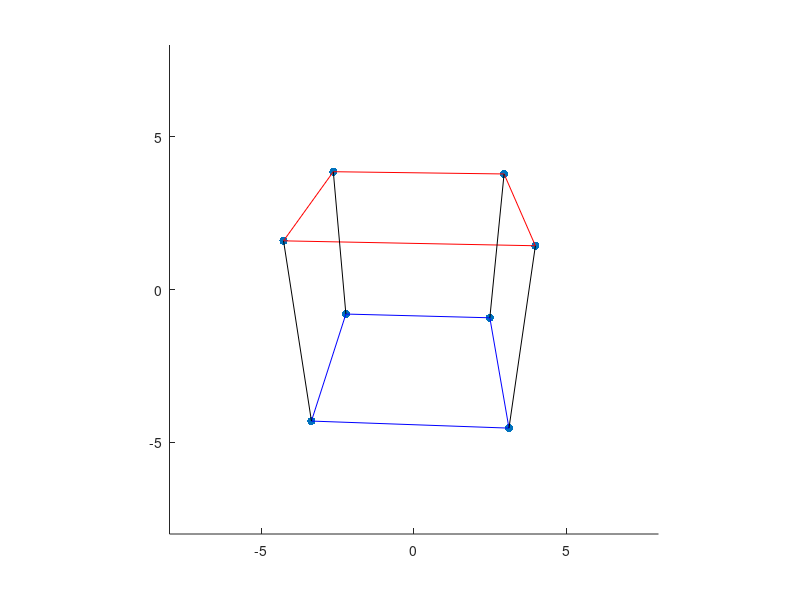

MATLAB code for this plot:
% The columns of C contain 8 vertices of a cube.
C = transpose([
    3   3   3   1
    3  -3   3   1
   -3  -3   3   1
   -3   3   3   1
    3   3  -3   1
    3  -3  -3   1
   -3  -3  -3   1
   -3   3  -3   1   
]);

A = [
    0 -1 0
    1 0 0
    0 0 0
    ];






% Don't edit below.  The loop applies exp(tA) to the cube for t ranging
% from 0 to 1 in increments of 0.01.  It plots the result for each t using
% perspective projection from a "nice" angle.  The last frame of the
% animation is exp(A) applied to the cube.
dt = 0.01;
for t=0:dt:1
    % Take matrix exponential and then make 4 x 4 matrix (for homogeneous
    % coordinates).
    B = expm(t*A);
    B = [B zeros(3,1) ; zeros(1,3) 1];
    % Apply transformation exp(tA) to cube.
    C1 = B*C;
    
    % Rotate to nice perspective
    C1 = [1 0 0 0 ; 0 cos(-pi/3) -sin(-pi/3) 0;0 sin(-pi/3) cos(-pi/3) 0 ; 0 0 0 1]*[cos(pi/6) -sin(pi/6) 0 0;sin(pi/6) cos(pi/6) 0 0 ; 0 0 1 0; 0 0 0 1]*C1;
    % Perspective projection from d = 15
    D = [1 0 0 0;0 1 0 0;0 0 0 0;0 0 -1/15 1]*C1;
    % Post-process
    h = D(4,:).^(-1); % Extract row of fourth coordinates and take their reciprocals.
    H = diag(h); % Make diagonal matrix whose diagonal entries are the elements of h.
    E = D*H; % Multiplies each column of D by the appropriate scalar so that the fourth coordinate becomes 1.

    % Plot all vertices
    scatter(E(1,:), E(2,:),'filled')
    hold on
    % Draw top square (red)
    plot(E(1,1:4), E(2,1:4),'r')
    plot([E(1,4), E(1,1)], [E(2,4), E(2,1)],'r')
    % Draw bottom square (blue)
    plot(E(1,5:8), E(2,5:8),'b')
    plot([E(1,8), E(1,5)], [E(2,8), E(2,5)],'b')
    % Draw vertical edges (black)
    plot([E(1,1), E(1,5)], [E(2,1), E(2,5)],'k')
    plot([E(1,2), E(1,6)], [E(2,2), E(2,6)],'k')
    plot([E(1,3), E(1,7)], [E(2,3), E(2,7)],'k')
    plot([E(1,4), E(1,8)], [E(2,4), E(2,8)],'k')
    axis square
    axis([-8 8 -8 8])
    hold off
    pause(0.01)
end